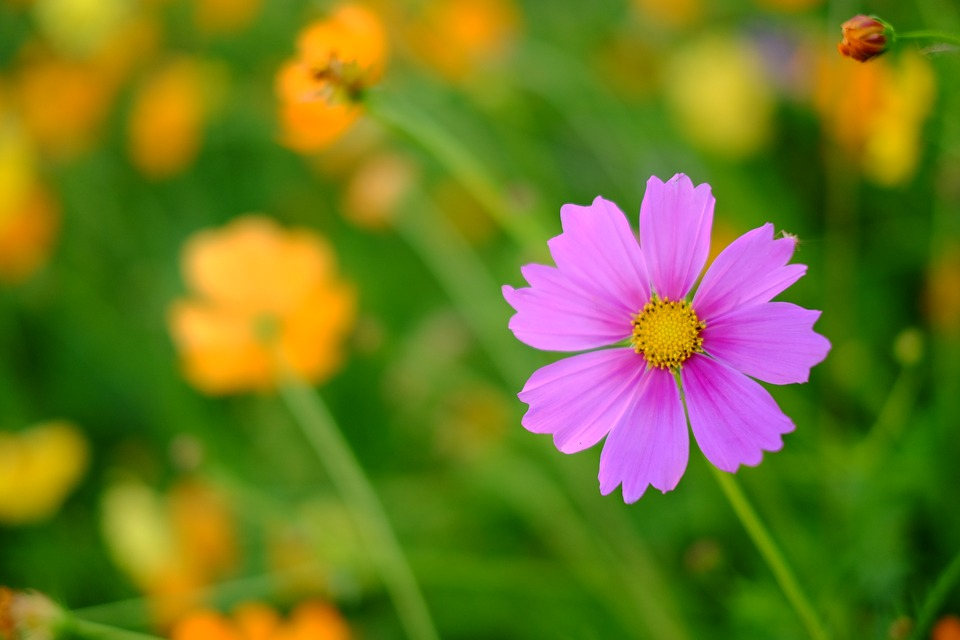
%> input picture exercise 2/assets/flower.jpg, 960 x 640 px
$ octave yuv.m   (GNU Octave 9; MATLAB toolbox functions it lacks are replaced by stand-ins)
%> lines starting %> are read from the running program, lines starting %| are printed output that depends on the picture
clc;
clear all;

image = imread('assets/flower.jpg');
%> image is the input picture: size 640x960x3 uint8; mean R, G, B 111.7, 120.8, 36.4
figure();
imshow(image);

y = 0.299 * image(:,:,1) + 0.587 * image(:,:,2) + 0.114 * image(:,:,3);
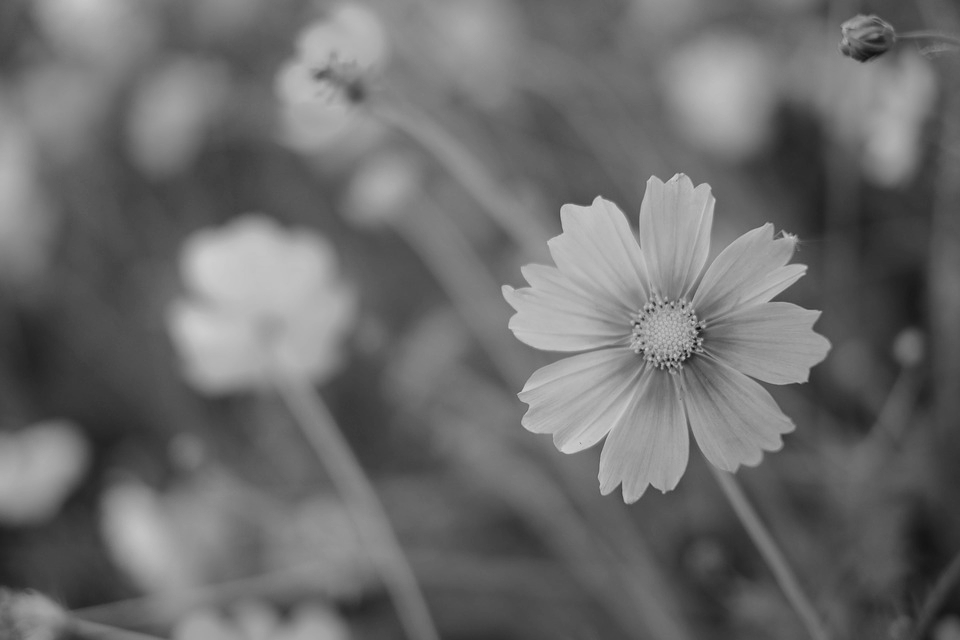
%> y: size 640x960 uint8; min 13, max 211, mean 108.4
u = 0.492 * (image(:,:,3) - y);
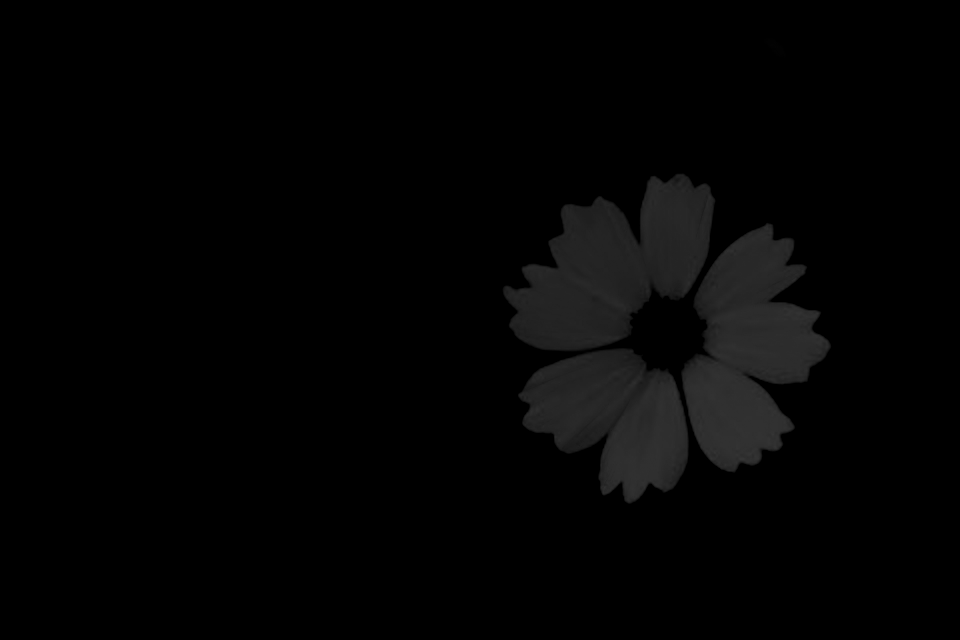
%> u: size 640x960 uint8; min 0, max 53, mean 3.8
v = 0.877 * (image(:,:,1) - y);
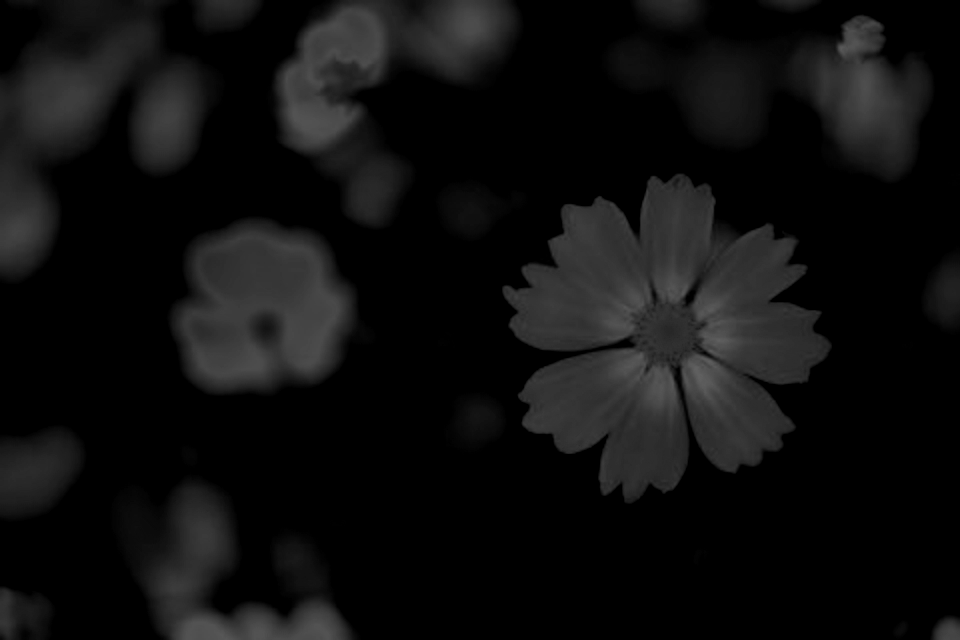
%> v: size 640x960 uint8; min 0, max 96, mean 15

yuvimage = cat(3, y, u, v);
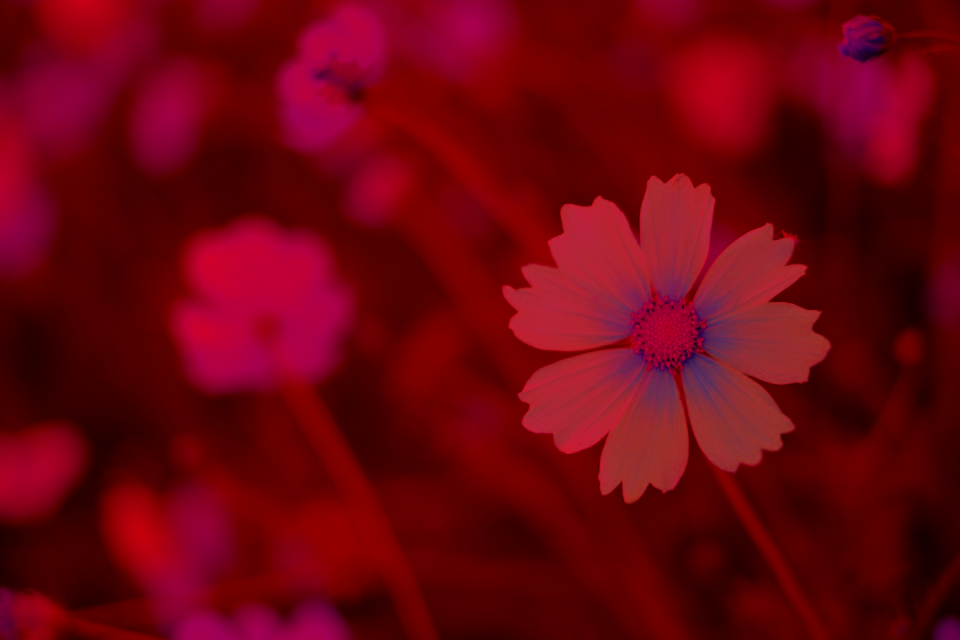
%> yuvimage: size 640x960x3 uint8; mean R, G, B 108.4, 3.8, 15
figure();
imshow(yuvimage);
